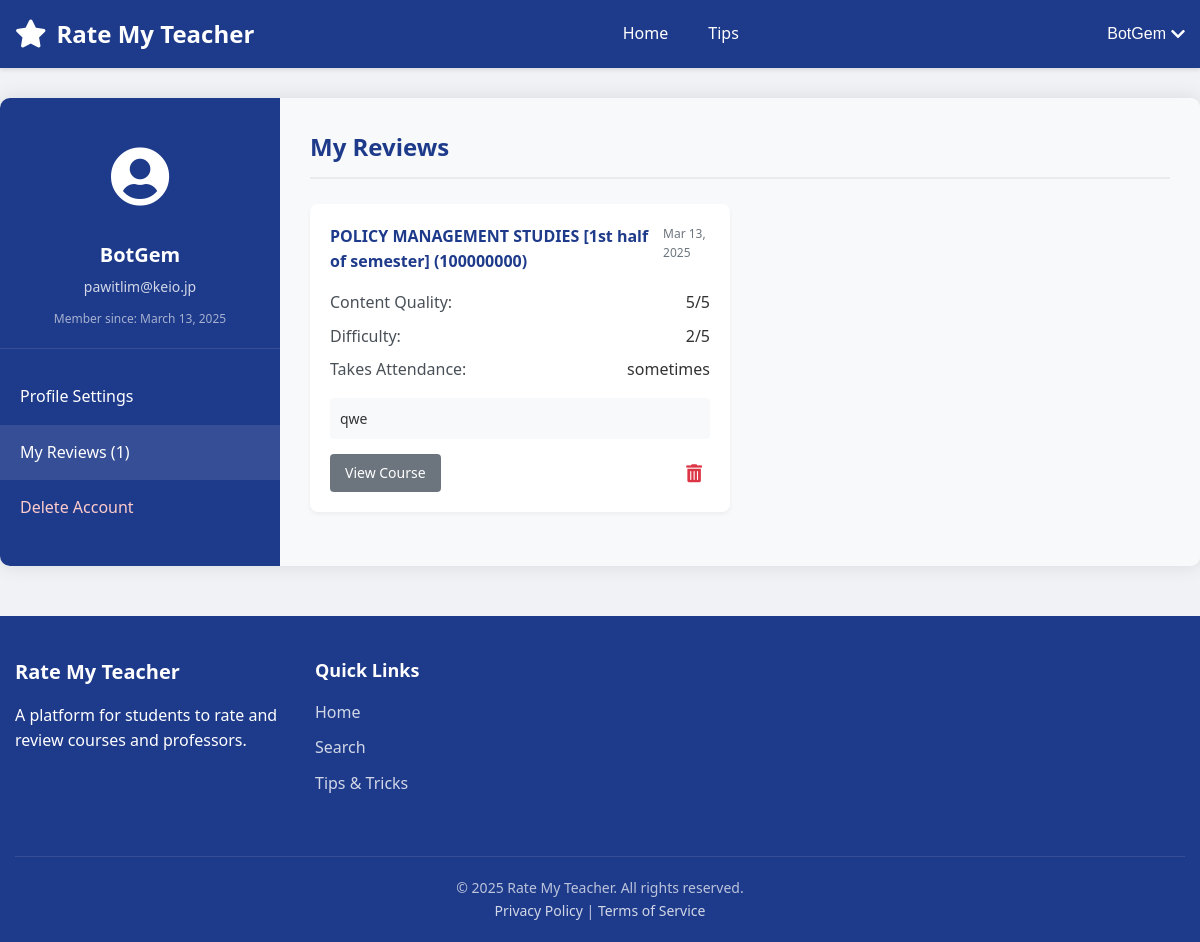
Before: /account-section.php (signed in) with the older database file.
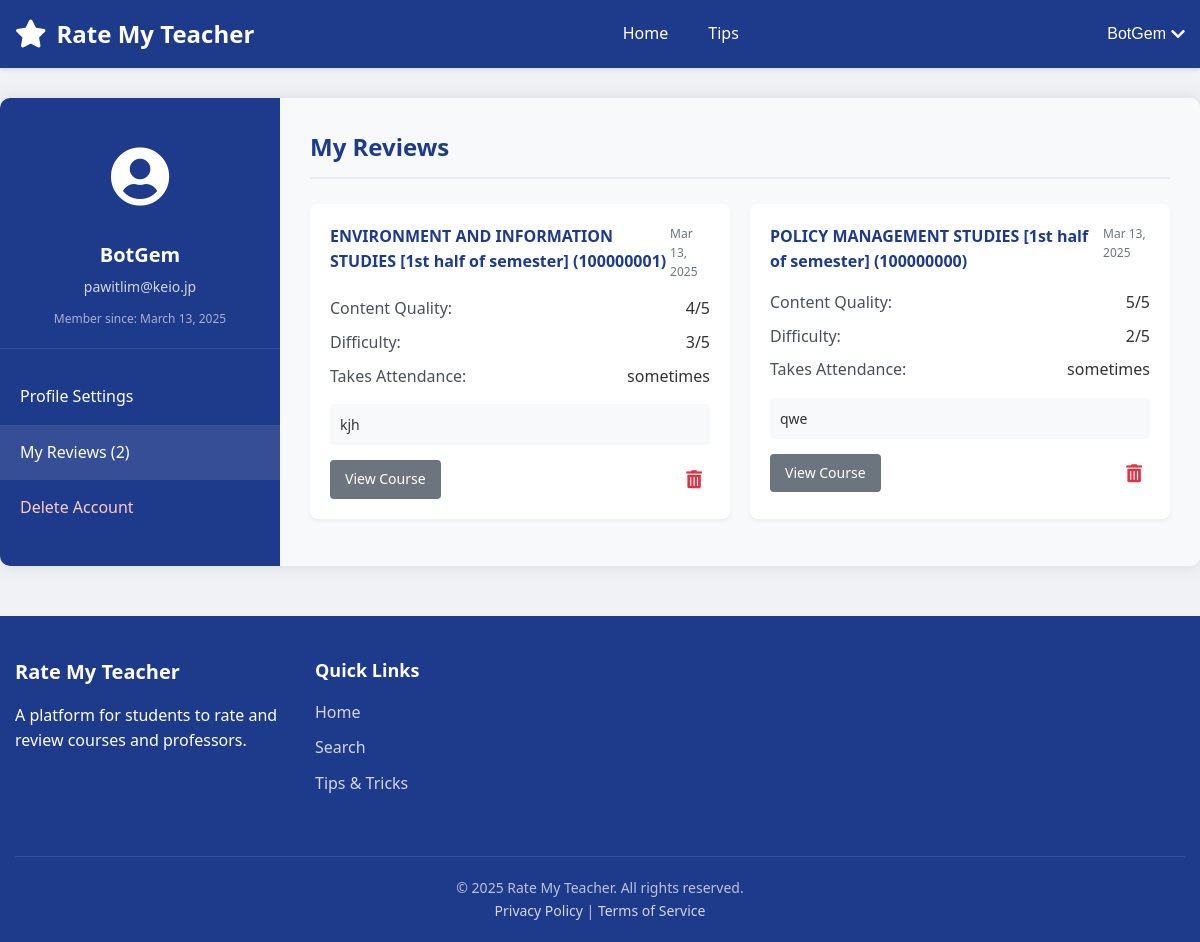
After: the same page with the newer database file.
### tables this page shows
CREATE TABLE ratings (
        id INTEGER PRIMARY KEY AUTOINCREMENT,
        user_id INTEGER NOT NULL,
        professor_id INTEGER NOT NULL,
        course_id INTEGER NOT NULL,
        rating REAL NOT NULL,
        content_rating INTEGER,
        difficulty_rating INTEGER,
        grade TEXT,
        textbook TEXT,
        attendance_check TEXT,
        first_half TEXT,
        second_half TEXT,
        comment TEXT,
        created_at TIMESTAMP DEFAULT CURRENT_TIMESTAMP,
        FOREIGN KEY (user_id) REFERENCES users(id) ON DELETE CASCADE,
        FOREIGN KEY (professor_id) REFERENCES professors(id) ON DELETE CASCADE,
        FOREIGN KEY (course_id) REFERENCES courses(id) ON DELETE CASCADE
    );

CREATE TABLE courses (
        id INTEGER PRIMARY KEY AUTOINCREMENT,
        name TEXT NOT NULL,
        course_code TEXT,
        description TEXT,
        professor_id INTEGER,
        semester TEXT,
        avg_content_quality REAL DEFAULT 0,
        avg_difficulty REAL DEFAULT 0,
        overall_rating REAL DEFAULT 0,
        review_count INTEGER DEFAULT 0,
        FOREIGN KEY (professor_id) REFERENCES professors(id) ON DELETE SET NULL
    );

### account-section.php (the view, shortened to what the changed rows need)
<?php
require_once __DIR__ . "/config.php";
$user_id = $_SESSION["id"];
$reviews_count = 0;
$reviews = [];
try {
    $columns_sql = "PRAGMA table_info(ratings)";
    $columns_result = $conn->query($columns_sql);
    $has_comments_field = false;
    $has_comment_field = false;
    while ($column = $columns_result->fetchArray(SQLITE3_ASSOC)) {
        if ($column['name'] === 'comment') {
            $has_comment_field = true;
        }
    }
    $course_columns_sql = "PRAGMA table_info(courses)";
    $course_columns_result = $conn->query($course_columns_sql);
    $course_name_field = 'name';
    $course_code_field = 'course_code';
    while ($column = $course_columns_result->fetchArray(SQLITE3_ASSOC)) {
        if ($column['name'] === 'name') {
            $course_name_field = 'name';
        }
    }
    $comment_field = $has_comments_field ? 'r.comments' : ($has_comment_field ? 'r.comment' : 'NULL');
    $review_sql = "SELECT r.*,
                  c.$course_name_field AS course_name,
                  c.$course_code_field AS course_code,
                  $comment_field AS review_text
                  FROM ratings r
                  JOIN courses c ON r.course_id = c.id
                  WHERE r.user_id = :user_id
                  ORDER BY r.created_at DESC";
    $review_stmt = $conn->prepare($review_sql);
    $review_stmt->bindValue(':user_id', $user_id, SQLITE3_INTEGER);
    $result = $review_stmt->execute();
    while ($row = $result->fetchArray(SQLITE3_ASSOC)) {
        if ($has_comments_field) {
            $row['comments'] = $row['comments'] ?? '';
        } elseif ($has_comment_field) {
            $row['comments'] = $row['comment'] ?? '';
        } else {
            $row['comments'] = '';
        }
        $row['content_quality'] = $row['content_quality'] ?? ($row['content_rating'] ?? 3);
        $row['difficulty'] = $row['difficulty'] ?? ($row['difficulty_rating'] ?? 3);
        $row['takes_attendance'] = $row['attendance_check'] ?? 'Unknown';
        $reviews[] = $row;
        $reviews_count++;
    }
} catch (Exception $e) {
    error_log("Error fetching reviews: " . $e->getMessage());
}
include_once "header.php";
?>
<div class="account-page-container">
    <div class="account-sidebar">
        <ul class="sidebar-nav">
            <li class="active"><a href="#my-reviews" data-section="my-reviews">My Reviews (<?php echo $reviews_count; ?>)</a></li>
        </ul>
    </div>
    <div class="account-content">
        <div id="my-reviews" class="account-section active">
            <h2>My Reviews</h2>
            <?php if (count($reviews) > 0): ?>
                <div class="reviews-list">
                    <?php foreach ($reviews as $review): ?>
                        <div class="review-card">
                            <div class="review-header">
                                <h3><?php echo htmlspecialchars($review["course_name"]); ?> (<?php echo htmlspecialchars($review["course_code"]); ?>)</h3>
                                <span class="review-date"><?php echo date("M j, Y", strtotime($review["created_at"])); ?></span>
                            </div>
                            <div class="review-ratings">
                                <div class="rating-item">
                                    <span class="rating-label">Content Quality:</span>
                                    <span class="rating-value"><?php echo $review["content_quality"]; ?>/5</span>
                                </div>
                                <div class="rating-item">
                                    <span class="rating-label">Difficulty:</span>
                                    <span class="rating-value"><?php echo $review["difficulty"]; ?>/5</span>
                                </div>
                                <?php if (isset($review["takes_attendance"])): ?>
                                <div class="rating-item">
                                    <span class="rating-label">Takes Attendance:</span>
                                    <span class="rating-value"><?php echo htmlspecialchars($review["takes_attendance"]); ?></span>
                                </div>
                                <?php endif; ?>
                            </div>
                            <?php
                            $reviewText = '';
                            if (!empty($review["comments"])) {
                                $reviewText = $review["comments"];
                            } elseif (!empty($review["comment"])) {
                                $reviewText = $review["comment"];
                            } elseif (!empty($review["review_text"])) {
                                $reviewText = $review["review_text"];
                            }
                            if (!empty($reviewText)):
                            ?>
                                <div class="review-comment">
                                    <p><?php echo htmlspecialchars($reviewText); ?></p>
                                </div>
                            <?php endif; ?>
                            <div class="review-actions">
                                <a href="course_page_template.php?course=<?php echo urlencode($review["course_name"]); ?>" class="btn-secondary">View Course</a>
                                <button class="delete-review" data-review-id="<?php echo $review["id"]; ?>" title="Delete Review">
                                    <i class="fas fa-trash-alt"></i>
                                </button>
                            </div>
                        </div>
                    <?php endforeach; ?>
                </div>
            <?php endif; ?>
        </div>
    </div>
</div>
<?php
include_once __DIR__ . "/footer.php";
?>

Changed rows visible on the page:
added ratings: course.name "ENVIRONMENT AND INFORMATION STUDIES [1st half of semester]", course.course_code "100000001", created_at "Mar 13, 2025", content_rating "4", difficulty "3", attendance_check "sometimes", reviewText "kjh"
Other visible differences:
$reviews_count: "1" → "2"
